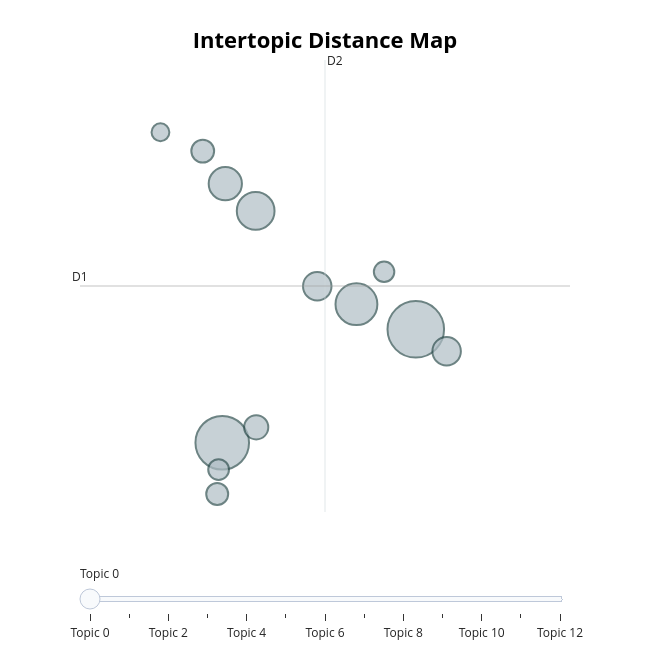

Here is the notebook cell this chart was saved with:
### Markdown cell above
### topis and hierarchy

This section follows the shared *BERTopic Best Practices* notebook closely. Its two go-to topic visuals are:

- `topic_model.visualize_topics()`
- `topic_model.visualize_hierarchy()`

The same calls are used below with the readable labels created earlier.

### Code cell
topic_model.visualize_topics(custom_labels=True)

### Figure 1 — Plotly figure (JSON) as saved in the notebook; plotly's stock layout.template omitted (floating-point values rounded to 4 significant figures)
{"data": [{"customdata": [[0, "0 · ukraine · russia · russian", 252], [1, "1 · star · actor · new", 226], [2, "2 · trump · gop · senate", 138], [3, "Russia and Ukraine", 112], [4, "4 · shooting · school · police", 87], [5, "5 · abortion · court · supreme court", 64], [6, "6 · covid · covid 19 · 19", 64], [7, "7 · beijing · winter · team", 46], [8, "8 · dead · missing · crash", 41], [9, "9 · feel · signs · free", 38], [10, "10 · tweets · week · june", 34], [11, "11 · nfl · super · tom", 33], [12, "12 · storm · weather · new mexico", 25]], "hovertemplate": "<b>Topic %{customdata[0]}</b><br>%{customdata[1]}<br>Size: %{customdata[2]}", "legendgroup": "", "marker": {"color": "#B0BEC5", "line": {"color": "DarkSlateGrey", "width": 2}, "size": [252, 226, 138, 112, 87, 64, 64, 46, 41, 38, 34, 33, 25], "sizemode": "area", "sizeref": 0.1575, "symbol": "circle"}, "mode": "markers", "name": "", "orientation": "v", "showlegend": false, "type": "scatter", "x": [8.068, 6.095, 7.463, 6.436, 6.127, 7.064, 8.382, 6.442, 5.897, 6.044, 6.058, 7.745, 5.466], "xaxis": "x", "y": [5.419, 3.258, 5.899, 7.676, 8.194, 6.241, 5.002, 3.551, 8.815, 2.28, 2.747, 6.515, 9.175], "yaxis": "y"}], "layout": {"annotations": [{"showarrow": false, "text": "D1", "x": 4.646, "y": 6.245, "yshift": 10}, {"showarrow": false, "text": "D2", "x": 7.143, "xshift": 10, "y": 10.55}], "height": 650, "hoverlabel": {"bgcolor": "white", "font": {"family": "Rockwell", "size": 16}}, "legend": {"itemsizing": "constant", "tracegroupgap": 0}, "margin": {"t": 60}, "shapes": [{"line": {"color": "#CFD8DC", "width": 2}, "type": "line", "x0": 7.143, "x1": 7.143, "y0": 1.938, "y1": 10.55}, {"line": {"color": "#9E9E9E", "width": 2}, "type": "line", "x0": 4.646, "x1": 9.64, "y0": 6.245, "y1": 6.245}], "sliders": [{"active": 0, "pad": {"t": 50}, "steps": [{"args": [{"marker.color": [["red", "#B0BEC5", "#B0BEC5", "#B0BEC5", "#B0BEC5", "#B0BEC5", "#B0BEC5", "#B0BEC5", "#B0BEC5", "#B0BEC5", "#B0BEC5", "#B0BEC5", "#B0BEC5"]]}], "label": "Topic 0", "method": "update"}, {"args": [{"marker.color": [["#B0BEC5", "red", "#B0BEC5", "#B0BEC5", "#B0BEC5", "#B0BEC5", "#B0BEC5", "#B0BEC5", "#B0BEC5", "#B0BEC5", "#B0BEC5", "#B0BEC5", "#B0BEC5"]]}], "label": "Topic 1", "method": "update"}, {"args": [{"marker.color": [["#B0BEC5", "#B0BEC5", "red", "#B0BEC5", "#B0BEC5", "#B0BEC5", "#B0BEC5", "#B0BEC5", "#B0BEC5", "#B0BEC5", "#B0BEC5", "#B0BEC5", "#B0BEC5"]]}], "label": "Topic 2", "method": "update"}, {"args": [{"marker.color": [["#B0BEC5", "#B0BEC5", "#B0BEC5", "red", "#B0BEC5", "#B0BEC5", "#B0BEC5", "#B0BEC5", "#B0BEC5", "#B0BEC5", "#B0BEC5", "#B0BEC5", "#B0BEC5"]]}], "label": "Topic 3", "method": "update"}, {"args": [{"marker.color": [["#B0BEC5", "#B0BEC5", "#B0BEC5", "#B0BEC5", "red", "#B0BEC5", "#B0BEC5", "#B0BEC5", "#B0BEC5", "#B0BEC5", "#B0BEC5", "#B0BEC5", "#B0BEC5"]]}], "label": "Topic 4", "method": "update"}, {"args": [{"marker.color": [["#B0BEC5", "#B0BEC5", "#B0BEC5", "#B0BEC5", "#B0BEC5", "red", "#B0BEC5", "#B0BEC5", "#B0BEC5", "#B0BEC5", "#B0BEC5", "#B0BEC5", "#B0BEC5"]]}], "label": "Topic 5", "method": "update"}, {"args": [{"marker.color": [["#B0BEC5", "#B0BEC5", "#B0BEC5", "#B0BEC5", "#B0BEC5", "#B0BEC5", "red", "#B0BEC5", "#B0BEC5", "#B0BEC5", "#B0BEC5", "#B0BEC5", "#B0BEC5"]]}], "label": "Topic 6", "method": "update"}, {"args": [{"marker.color": [["#B0BEC5", "#B0BEC5", "#B0BEC5", "#B0BEC5", "#B0BEC5", "#B0BEC5", "#B0BEC5", "red", "#B0BEC5", "#B0BEC5", "#B0BEC5", "#B0BEC5", "#B0BEC5"]]}], "label": "Topic 7", "method": "update"}, {"args": [{"marker.color": [["#B0BEC5", "#B0BEC5", "#B0BEC5", "#B0BEC5", "#B0BEC5", "#B0BEC5", "#B0BEC5", "#B0BEC5", "red", "#B0BEC5", "#B0BEC5", "#B0BEC5", "#B0BEC5"]]}], "label": "Topic 8", "method": "update"}, {"args": [{"marker.color": [["#B0BEC5", "#B0BEC5", "#B0BEC5", "#B0BEC5", "#B0BEC5", "#B0BEC5", "#B0BEC5", "#B0BEC5", "#B0BEC5", "red", "#B0BEC5", "#B0BEC5", "#B0BEC5"]]}], "label": "Topic 9", "method": "update"}, {"args": [{"marker.color": [["#B0BEC5", "#B0BEC5", "#B0BEC5", "#B0BEC5", "#B0BEC5", "#B0BEC5", "#B0BEC5", "#B0BEC5", "#B0BEC5", "#B0BEC5", "red", "#B0BEC5", "#B0BEC5"]]}], "label": "Topic 10", "method": "update"}, {"args": [{"marker.color": [["#B0BEC5", "#B0BEC5", "#B0BEC5", "#B0BEC5", "#B0BEC5", "#B0BEC5", "#B0BEC5", "#B0BEC5", "#B0BEC5", "#B0BEC5", "#B0BEC5", "red", "#B0BEC5"]]}], "label": "Topic 11", "method": "update"}, {"args": [{"marker.color": [["#B0BEC5", "#B0BEC5", "#B0BEC5", "#B0BEC5", "#B0BEC5", "#B0BEC5", "#B0BEC5", "#B0BEC5", "#B0BEC5", "#B0BEC5", "#B0BEC5", "#B0BEC5", "red"]]}], "label": "Topic 12", "method": "update"}]}], "title": {"font": {"color": "Black", "size": 22}, "text": "<b>Intertopic Distance Map</b>", "x": 0.5, "xanchor": "center", "y": 0.95, "yanchor": "top"}, "width": 650, "xaxis": {"anchor": "y", "domain": [0.0, 1.0], "range": [4.646, 9.64], "title": {"text": ""}, "visible": false}, "yaxis": {"anchor": "x", "domain": [0.0, 1.0], "range": [1.938, 10.55], "title": {"text": ""}, "visible": false}}}
